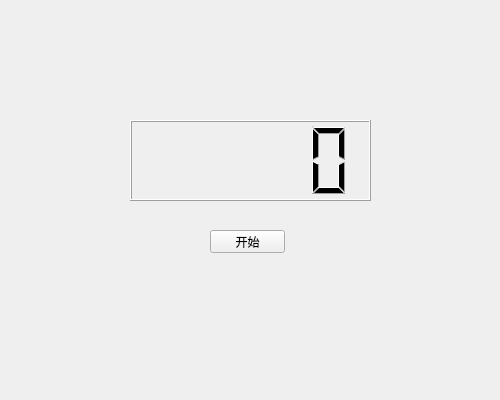
<?xml version="1.0" encoding="UTF-8"?>
<ui version="4.0">
 <class>Widget</class>
 <widget class="QWidget" name="Widget">
  <property name="geometry">
   <rect>
    <x>0</x>
    <y>0</y>
    <width>500</width>
    <height>400</height>
   </rect>
  </property>
  <property name="windowTitle">
   <string>Widget</string>
  </property>
  <widget class="QLCDNumber" name="lcdNumber">
   <property name="geometry">
    <rect>
     <x>130</x>
     <y>120</y>
     <width>241</width>
     <height>81</height>
    </rect>
   </property>
  </widget>
  <widget class="QPushButton" name="pushButton">
   <property name="geometry">
    <rect>
     <x>210</x>
     <y>230</y>
     <width>75</width>
     <height>23</height>
    </rect>
   </property>
   <property name="text">
    <string>开始</string>
   </property>
  </widget>
 </widget>
 <resources/>
 <connections/>
</ui>
